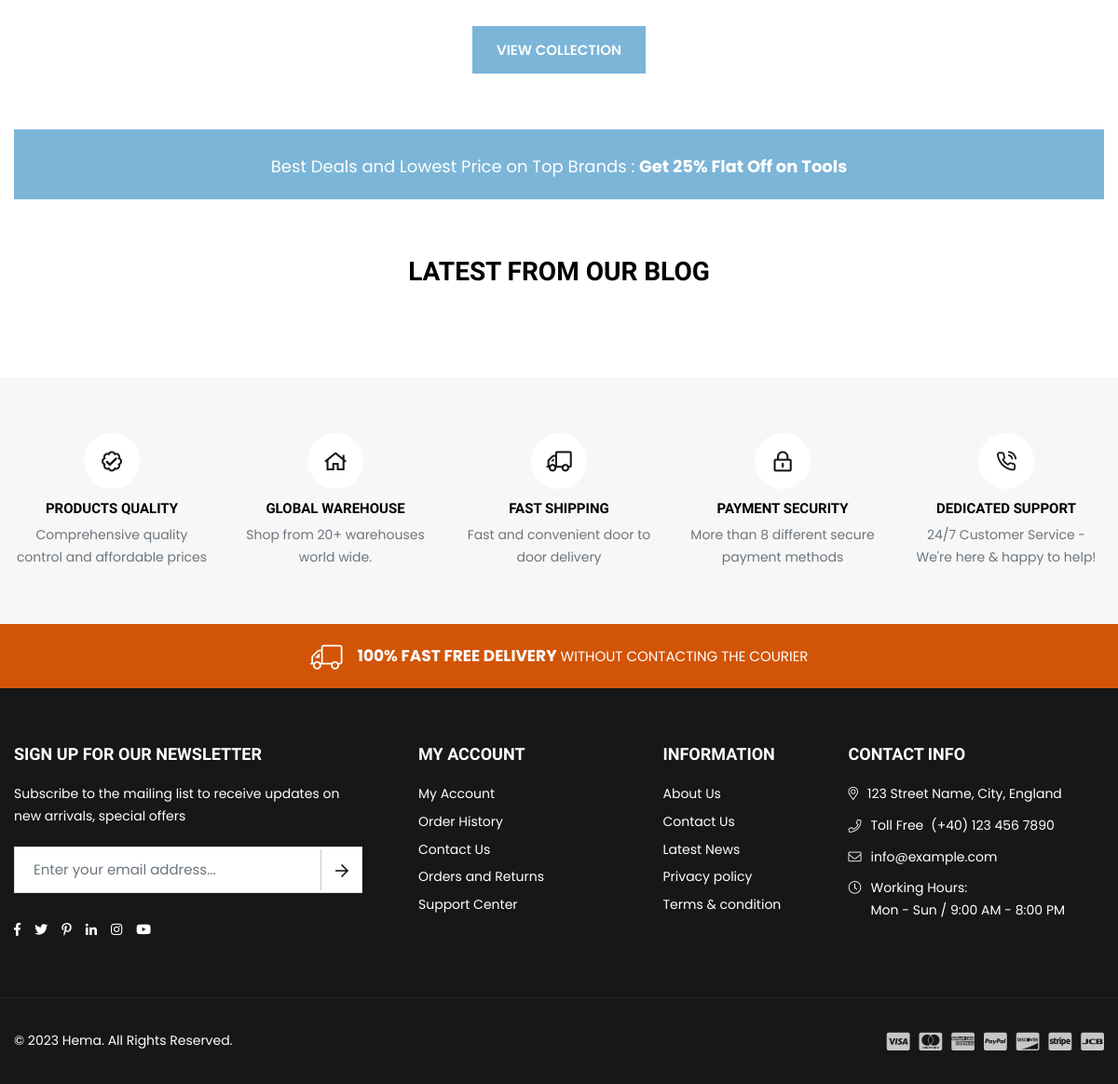
The app's page / (lower part), older data.
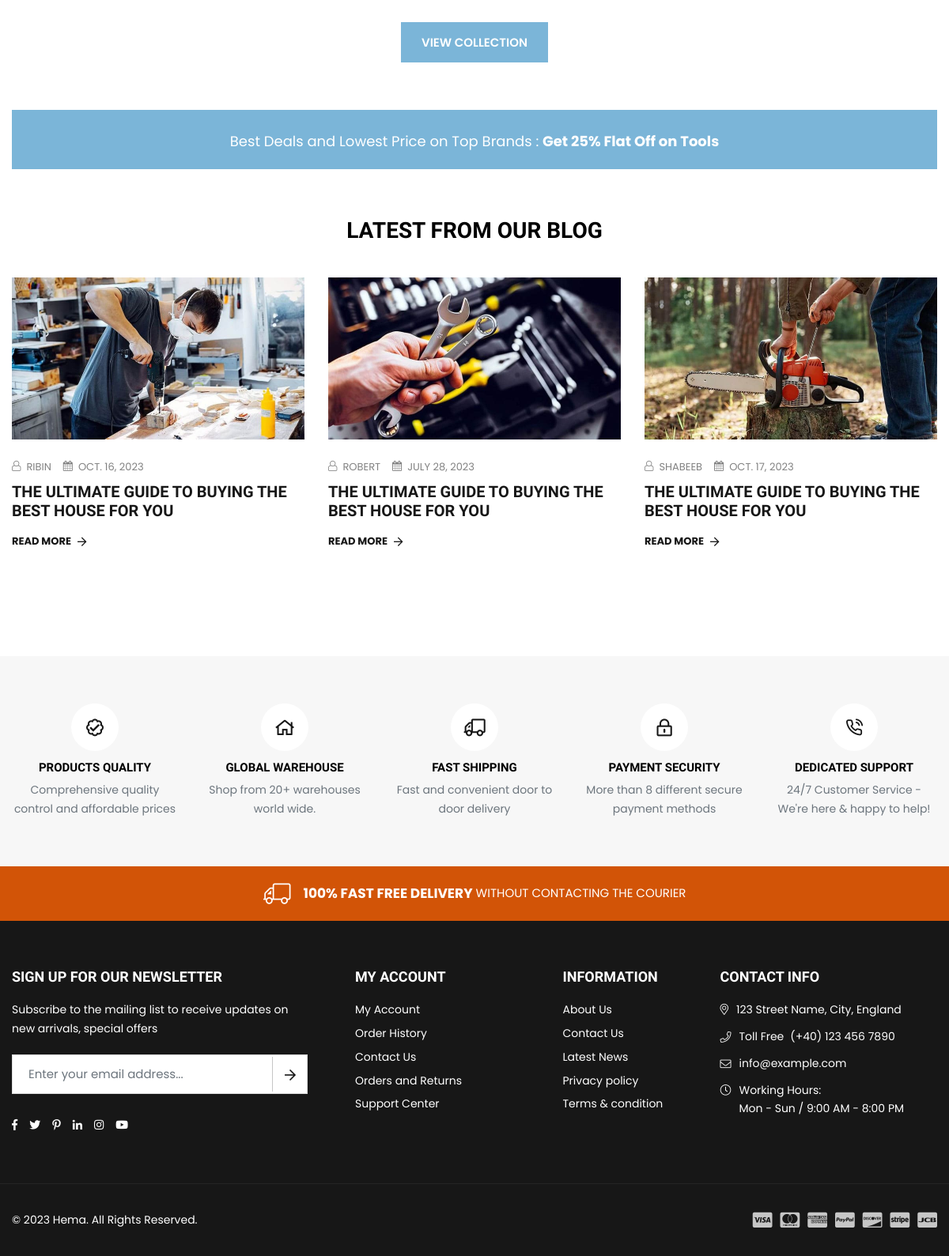
The same page, newer data.
### web/models.py (models this page shows, shortened)
class Product(models.Model):
    category = models.ForeignKey(Category, on_delete=models.CASCADE)
    product_name=models.CharField(max_length=40)
    product_image=models.ImageField()
    product_price=models.CharField(max_length=30)
    product_del_price=models.CharField(max_length=30)
    product_description=models.TextField()

class Blog(models.Model):
    author=models.CharField(max_length=20,)
    title=models.CharField(max_length=225,)
    date = models.DateField()
    image =models.ImageField()
    content= HTMLField(blank=True, null=True)

### web/views.py (the view)
# urls.py: path("", views.index, name="index"),
def index(request):
    context = {"is_index": True,
               'blog':Blog.objects.all(),
               'category':Category.objects.all(),
               'product':Product.objects.all()}
    return render(request, "web/index.html", context)

### web/models.py (called while the page is built)
    def __str__(self):
        return self.category_title

### templates/web/index.html (shortened to what the changed rows need)
{% extends "web/partials/base.html" %}
{% load static %}
{% block content %}
<div class="page-wrapper">
  <div id="page-content">
    <section class="section product-slider tab-slider-product pb-0">
      <div class="container">
          <div class="tabs-listing">
              <div class="tab-content" id="productTabsContent">
                {% for product in product %}
                  <div class="tab-pane show {% if forloop.counter == 1 %}active{% endif %}" id="{{product.category.category_title|slugify}}" role="tabpanel" aria-labelledby="{{product.category.category_title|slugify}}-tab">
                      <div class="grid-products grid-view-items">
                          <div class="view-collection text-center mt-4 mt-md-5">
                              <a href="{% url 'web:product' %}" class="btn btn-primary btn-lg">View Collection</a>
                          </div>
                      </div>
                  </div>
                  {% endfor %}
              </div>
          </div>
      </div>
  </section>
    <section class="section home-blog-post">
      <div class="container">
        <div class="section-header">
          <h2>Latest from our Blog</h2>
        </div>
        <div class="blog-slider-3items blog-post-style2 gp15 arwOut5 hov-arrow">
          {% for obj in blog %}
          <div class="blog-item">
            <div class="blog-article zoomscal-hov bg-white">
              <div class="blog-img">
                <a class="featured-image zoom-scal m-0" href="{% url 'web:blog_detail' obj.id %}"
                  ><img
                    class="blur-up lazyload"
                    data-src="{{obj.image.url}}"
                    src="{{obj.image.url}}"
                    alt="New shop collection our shop"
                    width="740"
                    height="410"
                /></a>
              </div>
              <div class="blog-content py-4 pb-0">
                <ul class="publish-detail d-flex-wrap text-uppercase mb-2">
                  <li>
                    <i class="icon anm anm-user-al"></i>
                    <span>{{obj.author}}</span>
                  </li>
                  <li>
                    <i class="icon anm anm-calendar"></i>
                    <time datetime="2023-02-14">{{obj.date}}</time>
                  </li>
                </ul>
                <h2 class="h3 m-0 text-none">
                  <a href="{% url 'web:blog_detail' obj.id %}">{{obj.title}}</a>
                </h2>
                <div
                  class="blog-bottom d-flex-center justify-content-between mt-3"
                >
                  <a
                    href="{% url 'web:blog_detail' obj.id %}"
                    class="text-link text-decoration-none text-uppercase"
                    >Read More<i class="icon anm anm-arw-right ms-2"></i
                  ></a>
                </div>
              </div>
            </div>
          </div>
           {% endfor %}
        </div>
      </div>
    </section>
  </div>
  {% endblock content %}

Row changes from the older to the newer data that the page shows:
added Blog: image (picture), author "RIBIN", date "OCT. 16, 2023", title "THE ULTIMATE GUIDE TO BUYING THE BEST HOUSE FOR YOU"
added Blog: image (picture), author "ROBERT", date "JULY 28, 2023", title "THE ULTIMATE GUIDE TO BUYING THE BEST HOUSE FOR YOU"
added Blog: image (picture), author "SHABEEB", date "OCT. 17, 2023", title "THE ULTIMATE GUIDE TO BUYING THE BEST HOUSE FOR YOU"
